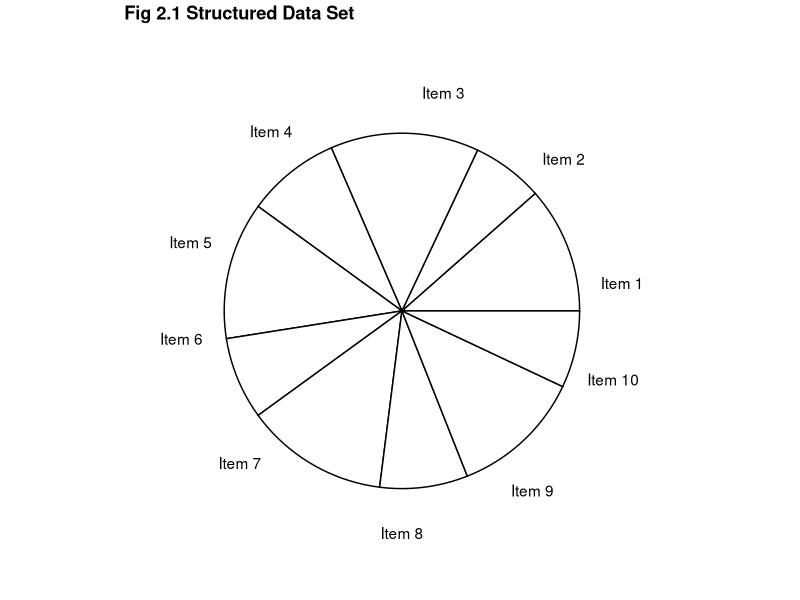
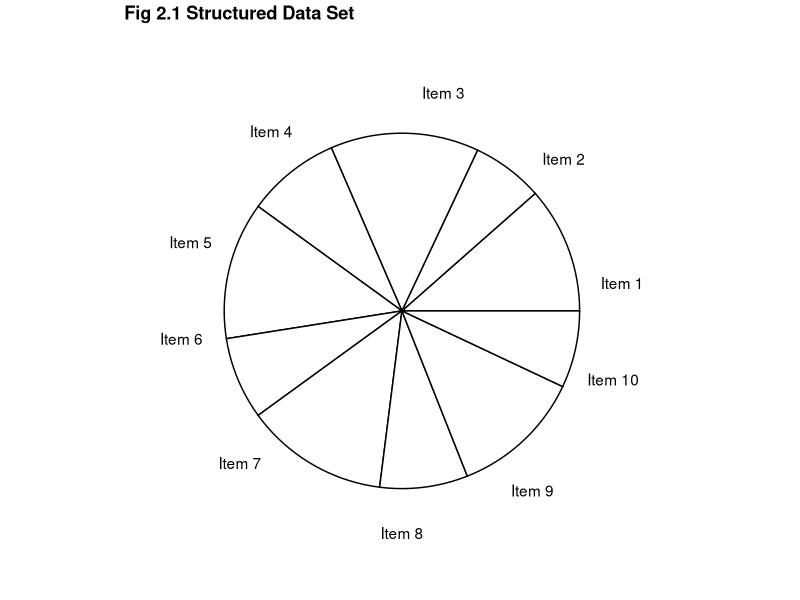

Source code (R) for these figures, in order:
library(ggplot2)

this_base <- "fig02-01_structured-data-set"

my_data <- data.frame(
  variable = paste(rep("Item", 10), seq(1:10)),
  value = c(0.07, 0.12, 0.08, 0.13, 0.075, 
            0.125, 0.085, 0.135, 0.065, 0.115))

# reorder levels
my_data$variable <- factor(my_data$variable, 
                        levels = c(rev(paste(rep("Item", 10), seq(1:10)))))

angle_breaks <- c(10, 20, 30, 43, 53, 60, 70, 83, 93, 103) - 5

p <- ggplot(my_data, aes(x = factor(1), fill = variable, weight = value*100)) +
  geom_bar(width = 1, show_guide = FALSE, colour = 'black') +
  geom_text(aes(x = 1.75, y = angle_breaks, label = rev(variable))) +
  coord_polar(theta = "y", start = pi/2) +
  # determine angle at which to place labels
  scale_fill_manual("variable" , values = rep('white', 10)) +
  ggtitle("Fig 2.1 Structured Data Set") +
  theme_bw() +
  theme(panel.grid.major = element_blank(),
        panel.grid.minor = element_blank(),
        panel.border = element_blank(),
        plot.title = element_text(size = rel(1.2), face = "bold", vjust = 1.5),
        axis.title = element_blank(),
        axis.text = element_blank(),
        axis.ticks = element_blank())

p

ggsave(paste0(this_base, ".png"),
       p, width = 6, height = 5)
